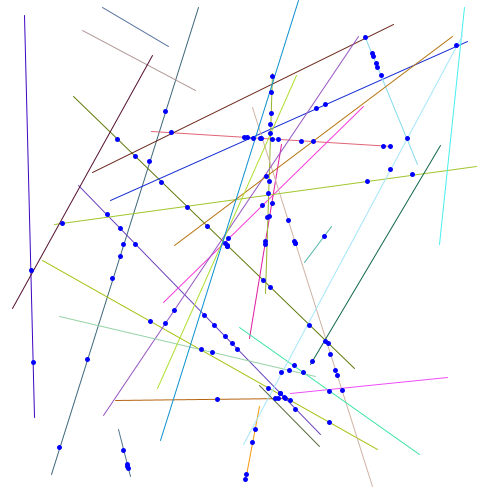
Frame 1 (no input)
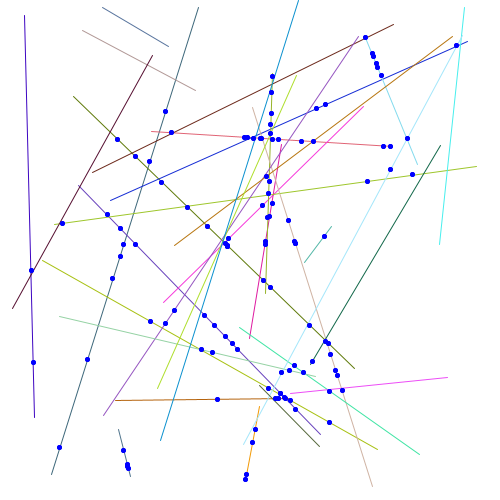
Frame 2 (the mouse pressed at the canvas centre, redrawn once)

The Processing sketch that drew these frames (run headless with seeded random() and noise(); the mouse was pressed at the canvas centre and the sketch redrawn once):

// Processing sketch: n_segmentos
// ── n_segmentos.pde
class Punto {
  float x;
  float y;
  Punto (float px, float py) {
    x = px;
    y = py;
  }
}

class Segmento {
  Punto a;
  Punto b;
  Segmento(Punto na, Punto nb) {
    a = na;
    b = nb;
  }
  
  void draw_segment() {
    stroke(random(0, 255), random(0, 255), random(0, 255));
    line(a.x, a.y, b.x, b.y);
  }
}

Segmento[] seg;
int n;
final int max_range = 50;

void setup() {
  int i;
  
  size(500, 500);
  background(255);
  strokeWeight(1);
  
  n = (int) random(1, max_range);
  seg = new Segmento[n];
  
  for (i = 0; i < n; i++) {
    Punto a = new Punto(random(0, width+1), random(0, height+1));
    Punto b = new Punto(random(0, width+1), random(0, height+1));
    seg[i] = new Segmento(a, b);
    seg[i].draw_segment();
  }
  
  noLoop();
}

boolean in_range(float n) {
  if ( 0 <= n && n <= 1)
    return true;
  return false;
}

boolean intersection(Punto A, Punto B, Punto C, Punto D, Punto P) {
  float r, s;
  float dem_r, dem_s;
  float num;
  
  dem_r = (A.y - C.y) * (D.x - C.x) - (A.x - C.x) * (D.y - C.y);
  dem_s = (A.y - C.y) * (B.x - A.x) - (A.x - C.x) * (B.y - A.y);
  num = (B.x - A.y) * (D.y - C.y) - (B.y - A.y) * (D.x - C.x);

  if (dem_r == 0 || dem_r == 1)
    return false;
  r = dem_r / num;
  s = dem_s / num;

  if ( !in_range(r) )
    return false;
  if ( !in_range(s) )
    return false;

  P.x = A.x + r * (B.x - A.x);
  P.y = A.y + r * (B.y - A.y);
  return true;
}

void compute_intersections(Segmento[] seg, int n) {
  int i, j;
  strokeWeight(5);
  stroke(0, 0, 255);
  for (i = 0; i < n; i++)
    for (j = i+1; j < n; j++) {
      Punto p = new Punto(0, 0);
      if (intersection(seg[i].a, seg[i].b, seg[j].a, seg[j].b, p))
        point(p.x, p.y);
    }
}

void draw() {
  compute_intersections(seg, n);
}
